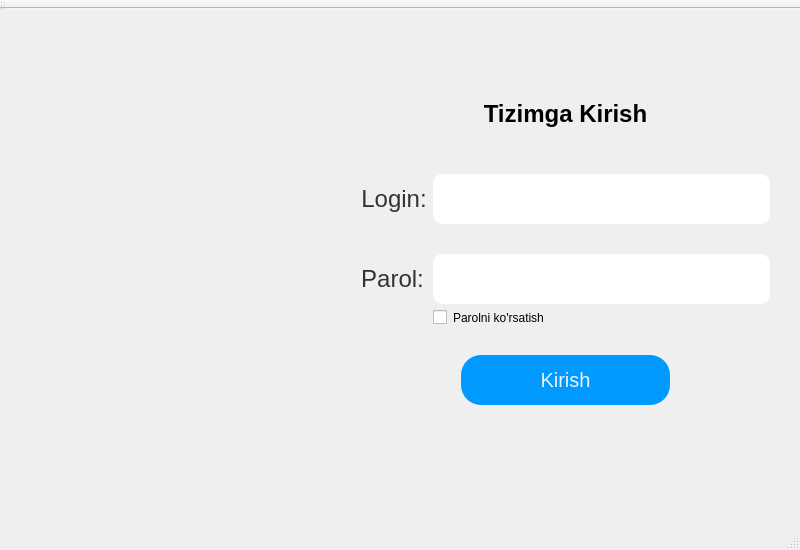
<?xml version="1.0" encoding="UTF-8"?>
<ui version="4.0">
 <class>login</class>
 <widget class="QMainWindow" name="login">
  <property name="geometry">
   <rect>
    <x>0</x>
    <y>0</y>
    <width>800</width>
    <height>550</height>
   </rect>
  </property>
  <property name="sizePolicy">
   <sizepolicy hsizetype="Maximum" vsizetype="Maximum">
    <horstretch>0</horstretch>
    <verstretch>0</verstretch>
   </sizepolicy>
  </property>
  <property name="minimumSize">
   <size>
    <width>800</width>
    <height>550</height>
   </size>
  </property>
  <property name="maximumSize">
   <size>
    <width>800</width>
    <height>550</height>
   </size>
  </property>
  <property name="windowTitle">
   <string>login</string>
  </property>
  <property name="autoFillBackground">
   <bool>false</bool>
  </property>
  <property name="styleSheet">
   <string notr="true">*{
font-family: -apple-system, BlinkMacSystemFont, &quot;San Francisco&quot;, Helvetica, Arial, sans-serif;
  font-weight:  300; 
  margin:  0; 
  height:  100vh; 
  width:  100vw;
  padding:0;
  display:  flex; 
  align-items:  flex-start; 
  justify-content:  flex-start; 
}
#login{
display:none;
	background: url(:/images/img1.jpg);
}</string>
  </property>
  <widget class="QWidget" name="centralWidget">
   <widget class="QLabel" name="label_3">
    <property name="geometry">
     <rect>
      <x>10</x>
      <y>10</y>
      <width>321</width>
      <height>511</height>
     </rect>
    </property>
    <property name="text">
     <string/>
    </property>
    <property name="pixmap">
     <pixmap>../../Desktop/IMG_20210325_185316.jpg</pixmap>
    </property>
    <property name="scaledContents">
     <bool>true</bool>
    </property>
   </widget>
   <widget class="QWidget" name="formLayoutWidget">
    <property name="geometry">
     <rect>
      <x>350</x>
      <y>80</y>
      <width>431</width>
      <height>370</height>
     </rect>
    </property>
    <layout class="QFormLayout" name="formLayout">
     <item row="0" column="0" colspan="2">
      <widget class="QLabel" name="label">
       <property name="styleSheet">
        <string notr="true">  font-size:  24px; 
  font-weight:  600; 
  color:  #000; 
  opacity:  .85; 
margin-bottom:40px;</string>
       </property>
       <property name="text">
        <string>Tizimga Kirish</string>
       </property>
       <property name="scaledContents">
        <bool>false</bool>
       </property>
       <property name="alignment">
        <set>Qt::AlignCenter</set>
       </property>
      </widget>
     </item>
     <item row="1" column="0">
      <widget class="QLabel" name="label_4">
       <property name="styleSheet">
        <string notr="true">color: #333;
font-size: 24px;
    position:  absolute; 
    top: calc(50% - 7px);
    left:  0; 
    opacity:  0; 
    transition:  all .3s ease; </string>
       </property>
       <property name="text">
        <string>Login:</string>
       </property>
       <property name="scaledContents">
        <bool>false</bool>
       </property>
       <property name="alignment">
        <set>Qt::AlignCenter</set>
       </property>
      </widget>
     </item>
     <item row="1" column="1">
      <widget class="QLineEdit" name="lineEdit_2">
       <property name="styleSheet">
        <string notr="true">height:50px;
color: #333;
border-radius: 10px;
font-size:16px;</string>
       </property>
       <property name="text">
        <string/>
       </property>
      </widget>
     </item>
     <item row="2" column="0">
      <widget class="QLabel" name="label_2">
       <property name="styleSheet">
        <string notr="true">color: #333;
font-size: 24px;
margin-top:24px;</string>
       </property>
       <property name="text">
        <string>Parol:</string>
       </property>
       <property name="scaledContents">
        <bool>false</bool>
       </property>
       <property name="alignment">
        <set>Qt::AlignCenter</set>
       </property>
      </widget>
     </item>
     <item row="2" column="1">
      <widget class="QLineEdit" name="lineEdit_3">
       <property name="styleSheet">
        <string notr="true">height:50px;
color: #333;
border-radius: 10px;
font-size:16px;
margin-top:24px;</string>
       </property>
       <property name="inputMethodHints">
        <set>Qt::ImhHiddenText|Qt::ImhNoAutoUppercase|Qt::ImhNoPredictiveText|Qt::ImhSensitiveData</set>
       </property>
       <property name="echoMode">
        <enum>QLineEdit::Password</enum>
       </property>
      </widget>
     </item>
     <item row="4" column="0" colspan="2">
      <widget class="QPushButton" name="pushButton">
       <property name="styleSheet">
        <string notr="true">QPushButton{
height:50px;
border-radius:20px;
background-color:#0099ff;
color:#f1f2f3;
font-size: 20px;
margin-top:24px;
margin-left:100px;
margin-right:100px;
}
QPushButton:hover{
background-color:#333;
}</string>
       </property>
       <property name="text">
        <string>Kirish</string>
       </property>
      </widget>
     </item>
     <item row="3" column="1">
      <widget class="QCheckBox" name="checkBox">
       <property name="text">
        <string>Parolni ko'rsatish</string>
       </property>
      </widget>
     </item>
    </layout>
   </widget>
  </widget>
  <widget class="QMenuBar" name="menuBar">
   <property name="geometry">
    <rect>
     <x>0</x>
     <y>0</y>
     <width>800</width>
     <height>0</height>
    </rect>
   </property>
  </widget>
  <widget class="QToolBar" name="mainToolBar">
   <attribute name="toolBarArea">
    <enum>TopToolBarArea</enum>
   </attribute>
   <attribute name="toolBarBreak">
    <bool>false</bool>
   </attribute>
  </widget>
  <widget class="QStatusBar" name="statusBar"/>
 </widget>
 <layoutdefault spacing="6" margin="11"/>
 <resources/>
 <connections/>
</ui>
